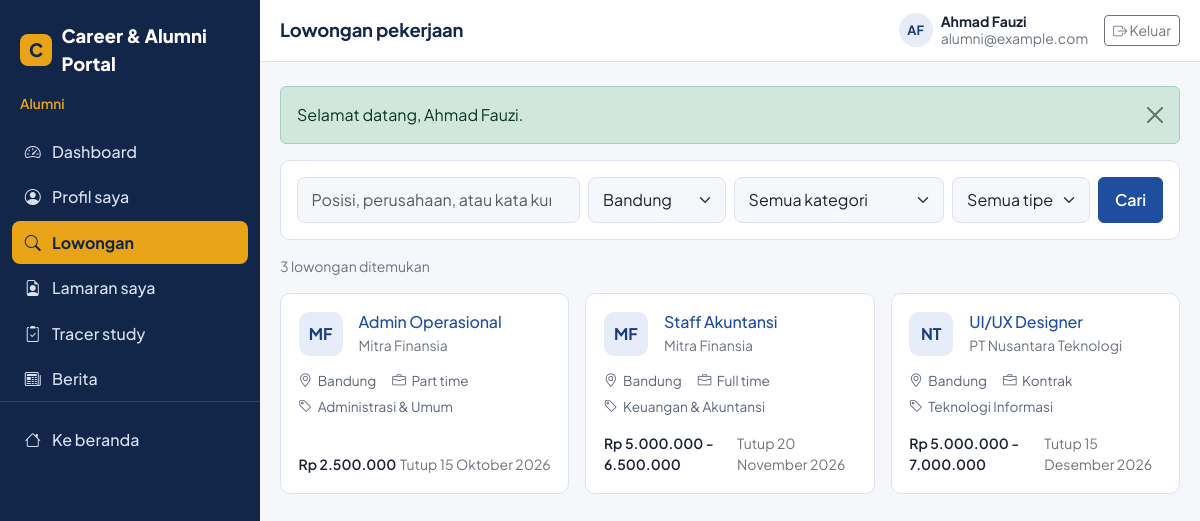
Screenshot of /alumni/jobs.php?location=Bandung (signed in) with the database file from the repository.
### tables this page shows
CREATE TABLE jobs (
  id INT UNSIGNED AUTO_INCREMENT PRIMARY KEY,
  company_id INT UNSIGNED NOT NULL,
  category_id INT UNSIGNED NOT NULL,
  title VARCHAR(150) NOT NULL,
  description TEXT NOT NULL,
  requirements TEXT NOT NULL,
  location VARCHAR(100) NOT NULL,
  job_type ENUM('full-time','part-time','internship','contract') NOT NULL,
  salary VARCHAR(100) NULL,
  deadline DATE NOT NULL,
  status ENUM('open','closed') NOT NULL DEFAULT 'open',
  created_at TIMESTAMP NOT NULL DEFAULT CURRENT_TIMESTAMP,
  updated_at TIMESTAMP NOT NULL DEFAULT CURRENT_TIMESTAMP ON UPDATE CURRENT_TIMESTAMP,
  CONSTRAINT fk_jobs_company FOREIGN KEY (company_id) REFERENCES companies(id) ON DELETE CASCADE,
  CONSTRAINT fk_jobs_category FOREIGN KEY (category_id) REFERENCES job_categories(id) ON DELETE RESTRICT,
  INDEX idx_jobs_location (location),
  INDEX idx_jobs_type (job_type),
  INDEX idx_jobs_status_deadline (status, deadline)
);

CREATE TABLE companies (
  id INT UNSIGNED AUTO_INCREMENT PRIMARY KEY,
  user_id INT UNSIGNED NOT NULL UNIQUE,
  name VARCHAR(150) NOT NULL,
  email VARCHAR(150) NULL,
  phone VARCHAR(20) NULL,
  address TEXT NULL,
  website VARCHAR(255) NULL,
  industry VARCHAR(100) NULL,
  description TEXT NULL,
  logo VARCHAR(255) NULL,
  created_at TIMESTAMP NOT NULL DEFAULT CURRENT_TIMESTAMP,
  updated_at TIMESTAMP NOT NULL DEFAULT CURRENT_TIMESTAMP ON UPDATE CURRENT_TIMESTAMP,
  CONSTRAINT fk_company_user FOREIGN KEY (user_id) REFERENCES users(id) ON DELETE CASCADE
);

CREATE TABLE job_categories (
  id INT UNSIGNED AUTO_INCREMENT PRIMARY KEY,
  name VARCHAR(100) NOT NULL UNIQUE,
  created_at TIMESTAMP NOT NULL DEFAULT CURRENT_TIMESTAMP,
  updated_at TIMESTAMP NOT NULL DEFAULT CURRENT_TIMESTAMP ON UPDATE CURRENT_TIMESTAMP
);

### config/database.php (called while the page is built, shortened)
<?php
function db(): PDO
{
    static $pdo = null;
    if ($pdo === null) {
        $dsn = 'mysql:host=' . DB_HOST . ';dbname=' . DB_NAME . ';charset=' . DB_CHARSET;
        try {
            $pdo = new PDO($dsn, DB_USER, DB_PASS, [
                PDO::ATTR_ERRMODE            => PDO::ERRMODE_EXCEPTION,
                PDO::ATTR_DEFAULT_FETCH_MODE => PDO::FETCH_ASSOC,
                PDO::ATTR_EMULATE_PREPARES   => false,
            ]);
        } catch (PDOException $e) {
            error_log('DB connection failed: ' . $e->getMessage());
            http_response_code(500);
            exit('Koneksi database gagal. Pastikan MySQL di XAMPP sudah berjalan, database sudah diimport, dan config/database.php sudah benar.');
        }
    }
    return $pdo;
}
function db_all(string $sql, array $params = []): array
{
    $stmt = db()->prepare($sql);
    $stmt->execute($params);
    return $stmt->fetchAll();
}
function db_scalar(string $sql, array $params = [])
{
    $stmt = db()->prepare($sql);
    $stmt->execute($params);
    return $stmt->fetchColumn();
}

### alumni/jobs.php (the view, shortened to what this page needs)
<?php
require_once __DIR__ . '/../config/auth.php';
require_once __DIR__ . '/../config/jobs.php';
$filters = job_filters_from($_GET);
$page    = max(1, (int) ($_GET['page'] ?? 1));
$res     = search_jobs($filters, $page);
$locations  = array_column(db_all("SELECT DISTINCT location FROM jobs WHERE status = 'open' AND deadline >= CURDATE() ORDER BY location"), 'location');
include __DIR__ . '/../components/head.php';
include __DIR__ . '/../components/sidebar.php';
?>
<form id="jobFilter" class="filter-bar mb-3" method="get" action="<?= e(url('alumni/jobs.php')) ?>" data-api="<?= e(url('api/jobs.php')) ?>" role="search">
  <div class="row g-2">
    <div class="col-lg-4">
      <input type="search" class="form-control" id="q" name="q" value="<?= e($filters['q']) ?>" placeholder="Posisi, perusahaan, atau kata kunci" autocomplete="off">
    </div>
    <div class="col-6 col-lg-2">
      <select class="form-select" id="location" name="location">
        <?php foreach ($locations as $loc): ?>
          <option value="<?= e($loc) ?>" <?= $filters['location'] === $loc ? 'selected' : '' ?>><?= e($loc) ?></option>
        <?php endforeach; ?>
      </select>
    </div>
    <div class="col-6 col-lg-3">
      <select class="form-select" id="category" name="category">
        <option value="">Semua kategori</option>
      </select>
    </div>
    <div class="col-6 col-lg-2">
      <select class="form-select" id="type" name="type">
        <option value="">Semua tipe</option>
      </select>
    </div>
    <div class="col-6 col-lg-1 d-grid">
      <button type="submit" class="btn btn-primary">Cari</button>
    </div>
  </div>
</form>
<p id="jobCount" class="text-secondary small" aria-live="polite"><?= e($res['total']) ?> lowongan ditemukan</p>
<div id="jobResults"><?= render_job_grid($res['items']) ?></div>
<?php include __DIR__ . '/../components/dash_end.php'; ?>

### config/helpers.php (shortened to what this page needs)
<?php
function e($value): string
{
    return htmlspecialchars((string) $value, ENT_QUOTES | ENT_SUBSTITUTE, 'UTF-8');
}
function url(string $path = ''): string
{
    return BASE_URL . '/' . ltrim($path, '/');
}
function render_flashes(): string
{
    $html = '';
    foreach ($_SESSION['flash'] ?? [] as $f) {
        $html .= '<div class="alert alert-' . e($f['type']) . ' alert-dismissible fade show" role="alert">'
              .  e($f['message'])
              .  '<button type="button" class="btn-close" data-bs-dismiss="alert" aria-label="Tutup"></button></div>';
    }
    return $html;
}
function date_id(?string $date): string
{
    $ts = $date ? strtotime($date) : false;
    $bulan = ['Januari', 'Februari', 'Maret', 'April', 'Mei', 'Juni', 'Juli', 'Agustus', 'September', 'Oktober', 'November', 'Desember'];
    return date('j', $ts) . ' ' . $bulan[(int) date('n', $ts) - 1] . ' ' . date('Y', $ts);
}
function initials(string $name): string
{
    $name  = preg_replace('/^(PT|CV)\s+/i', '', trim($name));
    $parts = preg_split('/\s+/', $name, -1, PREG_SPLIT_NO_EMPTY);
    $out   = '';
    foreach (array_slice($parts, 0, 2) as $p) {
        $out .= mb_strtoupper(mb_substr($p, 0, 1));
    }
    return $out !== '' ? $out : '?';
}
function job_type_label(string $type): string
{
    $map = ['full-time' => 'Full time', 'part-time' => 'Part time', 'internship' => 'Magang', 'contract' => 'Kontrak'];
    return $map[$type] ?? $type;
}
function job_card(array $job): string
{
    $href = url('alumni/job-detail.php?id=' . (int) $job['id']);
    $html  = '<article class="job-card">';
    $html .= '<div class="d-flex gap-3 align-items-start">';
    $html .= avatar_html($job['company_name'], $job['company_logo'] ?? null);
    $html .= '<div class="min-w-0"><h3 class="h6 mb-1"><a class="stretched-link text-decoration-none" href="' . e($href) . '">' . e($job['title']) . '</a></h3>';
    $html .= '<div class="text-secondary small">' . e($job['company_name']) . '</div></div></div>';
    $html .= '<div class="job-meta">';
    $html .= '<span><i class="bi bi-geo-alt"></i> ' . e($job['location']) . '</span>';
    $html .= '<span><i class="bi bi-briefcase"></i> ' . e(job_type_label($job['job_type'])) . '</span>';
    $html .= '<span><i class="bi bi-tag"></i> ' . e($job['category_name']) . '</span></div>';
    $html .= '<div class="d-flex justify-content-between align-items-end mt-auto pt-3 small">';
    $html .= '<span class="fw-semibold">' . e($job['salary'] ?: 'Gaji dirahasiakan') . '</span>';
    $html .= '<span class="text-secondary">Tutup ' . e(date_id($job['deadline'])) . '</span></div>';
    $html .= '</article>';
    return $html;
}
function logo_url(?string $filename): ?string
{
    return null;
}
function avatar_html(string $name, ?string $logo = null, string $extra = ''): string
{
    $src = logo_url($logo);
    return '<span class="avatar-box ' . e($extra) . '">' . e(initials($name)) . '</span>';
}

### config/jobs.php (shortened to what this page needs)
<?php
function job_filters_from(array $src): array
{
    $type = trim((string) ($src['type'] ?? ''));
    return [
        'q'        => mb_substr(trim((string) ($src['q'] ?? '')), 0, 100),
        'location' => mb_substr(trim((string) ($src['location'] ?? '')), 0, 100),
        'category' => ctype_digit((string) ($src['category'] ?? '')) ? (int) $src['category'] : 0,
        'type'     => in_array($type, JOB_TYPES, true) ? $type : '',
    ];
}
function search_jobs(array $f, int $page = 1, int $perPage = 9): array
{
    $where  = ["j.status = 'open'", 'j.deadline >= CURDATE()'];
    $params = [];
    if ($f['location'] !== '') {
        $where[] = 'j.location = ?';
        $params[] = $f['location'];
    }
    $whereSql = implode(' AND ', $where);
    $from = 'FROM jobs j JOIN companies c ON c.id = j.company_id JOIN job_categories k ON k.id = j.category_id';
    $total  = (int) db_scalar("SELECT COUNT(*) $from WHERE $whereSql", $params);
    $pages  = max(1, (int) ceil($total / $perPage));
    $page   = min(max(1, $page), $pages);
    $offset = ($page - 1) * $perPage;
    $items = db_all("SELECT j.id, j.title, j.location, j.job_type, j.salary, j.deadline,
                            c.name AS company_name, c.logo AS company_logo, k.name AS category_name
                     $from WHERE $whereSql
                     ORDER BY j.created_at DESC, j.id DESC
                     LIMIT $perPage OFFSET $offset", $params);
    return ['items' => $items, 'total' => $total, 'page' => $page, 'pages' => $pages];
}
function render_job_grid(array $items): string
{
    $html = '<div class="row g-3">';
    foreach ($items as $job) {
        $html .= '<div class="col-md-6 col-xl-4">' . job_card($job) . '</div>';
    }
    return $html . '</div>';
}

### assets/css/style.css (style rules this page uses)
:root { --navy: #12264a; --blue: #1f4e9e; --blue-dark: #183d7c; --gold: #e8a317; --surface: #f5f7fb; --card: #ffffff; --line: #dce3ee; --ink: #1b2333; --muted: #5b6577; --success: #1e8e5a; --danger: #c0392b; --radius: 10px; --bs-primary: var(--blue); --bs-body-font-family: 'Plus Jakarta Sans', system-ui, -apple-system, 'Segoe UI', sans-serif; --bs-body-color: var(--ink); --bs-body-bg: var(--surface); }
body { font-family: var(--bs-body-font-family); color: var(--ink); background: var(--surface); }
h1, h2, h3, h4, h5 { color: var(--navy); font-weight: 700; letter-spacing: -0.01em; }
a { color: var(--blue); }
.btn-primary { --bs-btn-bg: var(--blue); --bs-btn-border-color: var(--blue); --bs-btn-hover-bg: var(--blue-dark); --bs-btn-hover-border-color: var(--blue-dark); --bs-btn-active-bg: var(--blue-dark); --bs-btn-active-border-color: var(--blue-dark); font-weight: 600; }
.form-control, .form-select { border-color: var(--line); border-radius: 8px; padding: .65rem .85rem; }
.avatar-box { width: 44px; height: 44px; border-radius: 10px; background: #e6edf8; color: var(--blue-dark); display: grid; place-items: center; font-weight: 700; flex: none; }
.min-w-0 { min-width: 0; }
.job-card { position: relative; display: flex; flex-direction: column; height: 100%; background: #fff; border: 1px solid var(--line); border-radius: var(--radius); padding: 1.1rem; transition: border-color .15s, box-shadow .15s; }
.job-meta { display: flex; flex-wrap: wrap; gap: .35rem 1rem; margin-top: .9rem; font-size: .85rem; color: var(--muted); }
.job-meta i { margin-right: .2rem; }
.filter-bar { background: #fff; border: 1px solid var(--line); border-radius: var(--radius); padding: 1rem; }

### rows the page displays
jobs: company.name "MF", title "Admin Operasional", company.name "Mitra Finansia", location "Bandung", job_type "Part time", category.name "Administrasi & Umum", salary "Rp 2.500.000", deadline "15 Oktober 2026"
jobs: company.name "MF", title "Staff Akuntansi", company.name "Mitra Finansia", location "Bandung", job_type "Full time", category.name "Keuangan & Akuntansi", salary "Rp 5.000.000 - 6.500.000", deadline "20 November 2026"
jobs: company.name "NT", title "UI/UX Designer", company.name "PT Nusantara Teknologi", location "Bandung", job_type "Kontrak", category.name "Teknologi Informasi", salary "Rp 5.000.000 - 7.000.000", deadline "15 Desember 2026"

### other values shown
APP_NAME "Career & Alumni Portal"
$roleLabels[$sbRole] "Alumni"
$label "Dashboard"
$label "Profil saya"
$label "Lowongan"
$label "Lamaran saya"
$label "Tracer study"
$label "Berita"
$pageTitle "Lowongan pekerjaan"
initials($sbUser['name']) "AF"
$sbUser['name'] "Ahmad Fauzi"
$sbUser['email'] "alumni@example.com"
$f['message'] "Selamat datang, Ahmad Fauzi."
$res['total'] "3"
form field location "Bandung"
